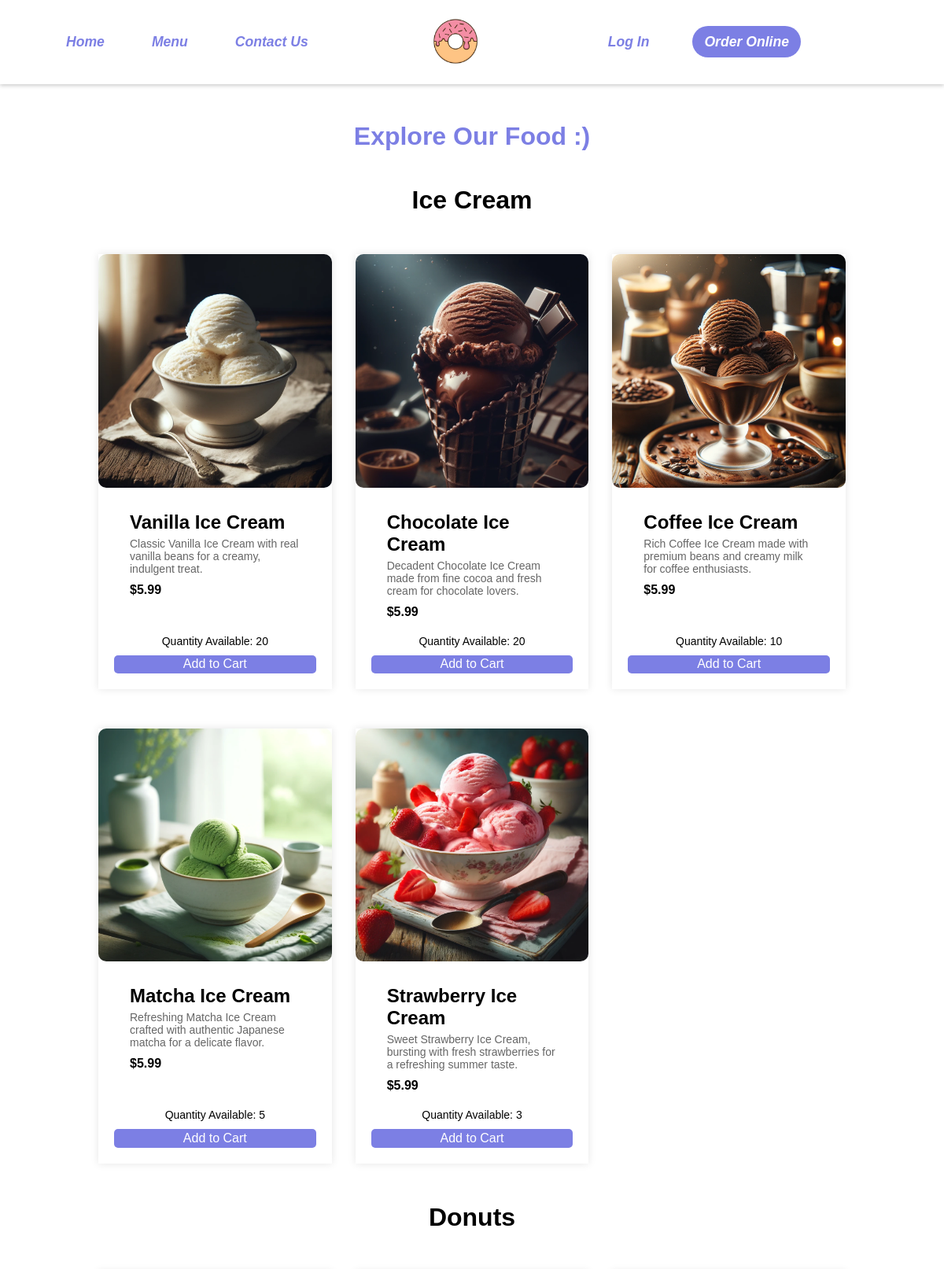
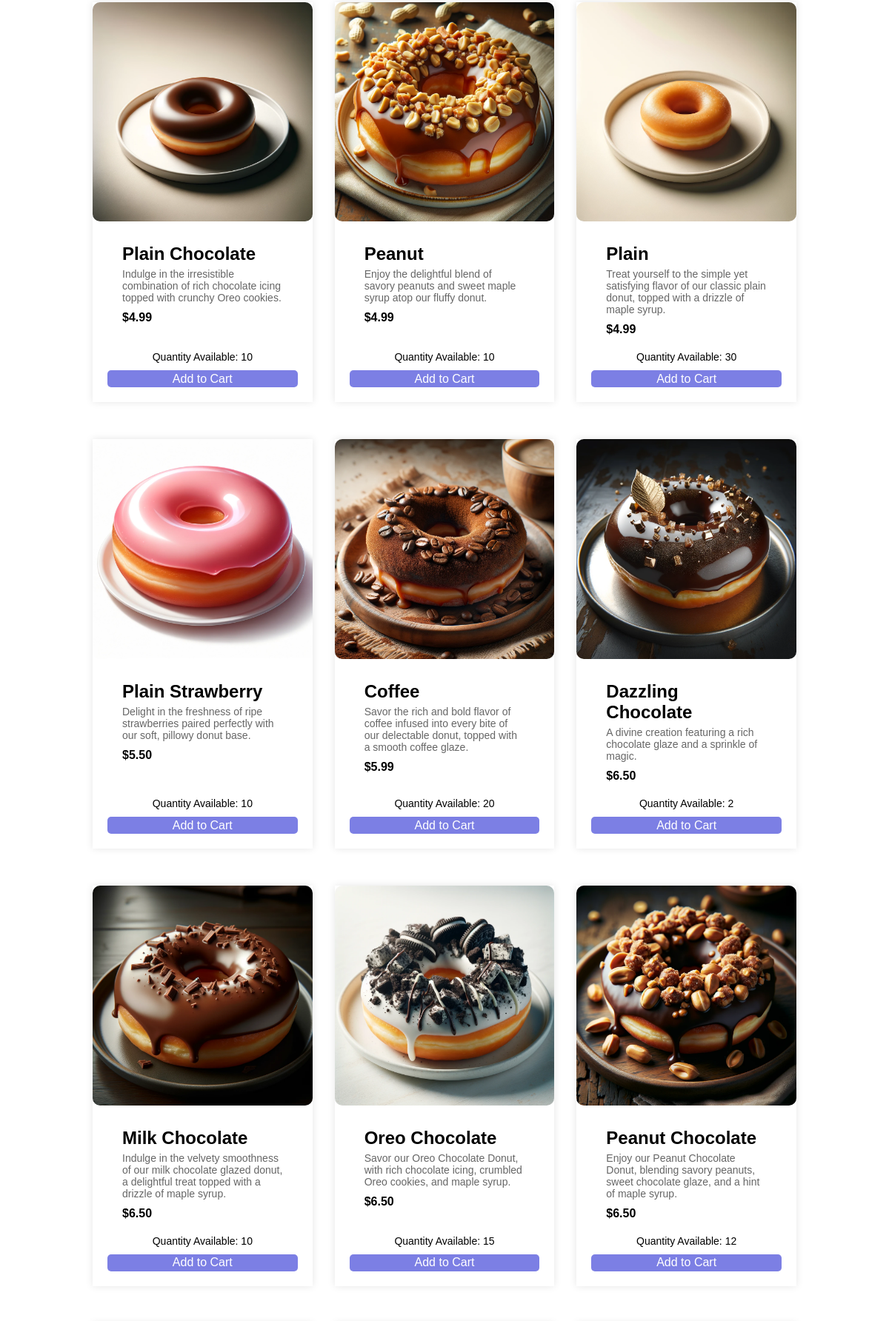
/COMP1044_SRC/COMP1044_SRC/menu.php (upper part), run on the app's committed database (2 pictures, top to bottom).
### tables this page shows
CREATE TABLE IF NOT EXISTS MenuItems (
    MenuItemID INT AUTO_INCREMENT PRIMARY KEY,
    CategoryID INT,
    Name VARCHAR(255) NOT NULL,
    Description TEXT,
    Image VARCHAR(255),
    Price DECIMAL(6,2) NOT NULL,
    Quantity INT NOT NULL,  
    FOREIGN KEY (CategoryID) REFERENCES Categories(CategoryID)
);

### COMP1044_SRC/COMP1044_SRC/menu.php (the view, shortened to what this page needs)
<?php
include ("connection.php");
$categoriesQuery = "SELECT * FROM Categories";
$categoriesResult = mysqli_query($con, $categoriesQuery);
$categories = mysqli_fetch_all($categoriesResult, MYSQLI_ASSOC);
$menuItemsByCategory = [];
foreach ($categories as $category) {
    $itemsQuery = "SELECT * FROM MenuItems WHERE CategoryID = " . $category['CategoryID'];
    $itemsResult = mysqli_query($con, $itemsQuery);
    $menuItems = mysqli_fetch_all($itemsResult, MYSQLI_ASSOC);
    $menuItemsByCategory[$category['Name']] = $menuItems;
}
?>
<!DOCTYPE html>
<html lang="en">
<head>
    <link rel="stylesheet" href="css/style.css">
    <link rel="stylesheet" href="https://cdnjs.cloudflare.com/ajax/libs/font-awesome/4.7.0/css/font-awesome.min.css">
</head>
<body>
    <section class="navbar">
        <div class="main-list">
            <ul class="list">
                <li><a href="index.php">Home</a></li>
                <li class="dropdown">
                        <a href="javascript:void(0)" class="dropbtn">Menu</a>
                    </li>
                <li><a href="contact.php">Contact Us</a></li>
            </ul>
        </div>
        <div class="logo">
            <a href="index.php" title="Logo">
                <img src="images/logo.png" alt="Restaurant Logo" class="img-responsive">
            </a>
        </div>
        <div class="user-list">
            <ul class="list">
                <?php if (isset($_SESSION['user_id'])): ?>
                    <li><a href="logout.php">Log Out</a></li>
                    <li class="dropdown">
                    <a href="javascript:void(0)" class="dropbtn"><i class="fa fa-user-secret"></i></a>
                        <div class="dropdown-content">
                            <a href="editprofile.php">Edit Profile</a>
                            <a href="orderHistory.php">Order History</a>
                        </div>
                    </li>
                <?php else: ?>
                    <li><a href="login.php">Log In</a></li>
                <?php endif; ?>
                    <li><a href="#" class="order-online">Order Online</a></li>
            </ul>
        </div>
    </section>
    <section class="categories">
        <h2 class="explore">Explore Our Food :)</h2>
        <div class="container3">
            <?php foreach ($menuItemsByCategory as $categoryName => $items): ?>
                <h3 class="category-title"><?php echo $categoryName; ?></h3>
                <?php foreach ($items as $item): ?>
                    <div class="box-3">
                        <img src="<?php echo $item['Image']; ?>" alt="<?php echo $item['Name']; ?>"
                            class="img-responsive img-curve">
                        <div class="menu-info">
                            <h3 class="menu-name"><?php echo $item['Name']; ?></h3>
                            <p class="menu-description"><?php echo $item['Description']; ?></p>
                            <p class="menu-price">$<?php echo $item['Price']; ?></p>
                            <?php if ($item['Quantity'] > 0): ?>
                                <p class="menu-quantity">Quantity Available: <?php echo $item['Quantity']; ?></p>
                                <button onclick="addToCart(<?php echo $item['MenuItemID']; ?>)" class="btn btn-primary">Add to Cart</button>
                            <?php else: ?>
                                <p class="menu-quantity">Not Available</p>
                            <?php endif; ?>
                        </div>
                    </div>
                <?php endforeach; ?>
            <?php endforeach; ?>
        </div>
    </section>
</body>
</html>

### COMP1044_SRC/COMP1044_SRC/css/style.css (style rules this page uses)
* { margin: 0 0; padding: 0 0; font-family: Arial, Helvetica, sans-serif; }
.img-responsive { width: 100%; }
.img-curve { border-radius: 15px; }
a { color: #7c7fe4; text-decoration: none; }
.btn { padding: 1%; border: none; font-size: 1rem; border-radius: 5px; }
.btn-primary { background-color: #7c7fe4; color: white; cursor: pointer; }
h2 { color: #2f3542; font-size: 2rem; margin-bottom: 2%; }
h3 { font-size: 1.5rem; }
body { padding-top: 105px; }
.navbar { position: fixed; top: 0; left: 0; width: 100%; z-index: 1000; background-color: #FFF; padding: 20px 0; display: flex; justify-content: space-around; align-items: center; box-shadow: 0 2px 5px rgba(0,0,0,0.2); flex-wrap: wrap; }
.logo img { width: 100px; }
.list { list-style: none; display: flex; }
.list li { padding: 20px 20px; }
.list li a { color: #7c7fe4; font-weight: bold; font-style: italic; font-size: 1.1em; padding: 10px 10px; border-radius: 20px; transition: background-color 0.3s, color 0.3s; }
.user-list .list { padding: 0; }
.user-list .list li a { padding: 10px 15px; margin-left: 0px; border-radius: 20px; font-family: 'Pacifico' sans-serif; transition: background-color 0.3s, color 0.3s; }
.user-list .list li .order-online { background-color: #7c7fe4; color: white; transition: background-color 0.3s, color 0.3s; }
.dropdown { position: relative; display: inline-block; }
.img-responsive.img-curve { width: 100%; display: block; border-radius: 10px; }
.container3 { max-width: 1000px; margin: auto; padding: 20px; }
.explore { text-align: center; font-size: 2rem; font-weight: bold; color: #7c7fe4; padding: 50px 0 0px 0; }
.categories .container3 { display: flex; flex-wrap: wrap; justify-content: space-around; gap: 30px; max-width: 950px; margin: auto; justify-content: flex-start; }
.category-title { width: 100%; text-align: center; margin-bottom: 20px; font-size: 2em; font-weight: bold; }
.box-3 { width: calc(33.333% - 20px); margin-bottom: 20px; box-shadow: 0 0 10px rgba(0,0,0,0.1); overflow: hidden; transition: transform 0.3s ease; display: flex; flex-direction: column; justify-content: flex-start; }
.box-3 img { max-width: 100%; display: block; height: auto; }
.menu-info { padding: 20px; display: flex; flex-direction: column; height: 100%; justify-content: space-between; }
.menu-name, .menu-description, .menu-price, .menu-quantity { padding: 0 20px; }
.menu-name { margin-top: 10px; font-weight: bold; color: black; }
.menu-description { color: #666; font-size: 14px; margin-top: 5px; }
.menu-price { font-weight: bold; margin: 10px 0 20px; }
.menu-quantity { display: flex; flex-direction: column; align-items: center; margin-top: auto; padding: 0 20px; color: #000; font-size: 14px; margin-bottom: 10px; }

### data on the page
menuitems: Image (picture), Name "Vanilla Ice Cream", Description "Classic Vanilla Ice Cream with real vanilla beans for a creamy, indulgent treat.", Price "5.99", Quantity "20"
menuitems: Image (picture), Name "Chocolate Ice Cream", Description "Decadent Chocolate Ice Cream made from fine cocoa and fresh cream for chocolate lovers.", Price "5.99", Quantity "20"
menuitems: Image (picture), Name "Coffee Ice Cream", Description "Rich Coffee Ice Cream made with premium beans and creamy milk for coffee enthusiasts.", Price "5.99", Quantity "10"
menuitems: Image (picture), Name "Matcha Ice Cream", Description "Refreshing Matcha Ice Cream crafted with authentic Japanese matcha for a delicate flavor.", Price "5.99", Quantity "5"
menuitems: Image (picture), Name "Strawberry Ice Cream", Description "Sweet Strawberry Ice Cream, bursting with fresh strawberries for a refreshing summer taste.", Price "5.99", Quantity "3"
menuitems: Image (picture), Name "Plain Chocolate", Description "Indulge in the irresistible combination of rich chocolate icing topped with crunchy Oreo cookies.", Price "4.99", Quantity "10"
menuitems: Image (picture), Name "Peanut", Description "Enjoy the delightful blend of savory peanuts and sweet maple syrup atop our fluffy donut.", Price "4.99", Quantity "10"
menuitems: Image (picture), Name "Plain", Description "Treat yourself to the simple yet satisfying flavor of our classic plain donut, topped with a drizzle of maple syrup.", Price "4.99", Quantity "30"
menuitems: Image (picture), Name "Plain Strawberry", Description "Delight in the freshness of ripe strawberries paired perfectly with our soft, pillowy donut base.", Price "5.50", Quantity "10"
menuitems: Image (picture), Name "Coffee", Description "Savor the rich and bold flavor of coffee infused into every bite of our delectable donut, topped with a smooth coffee glaze.", Price "5.99", Quantity "20"
menuitems: Image (picture), Name "Dazzling Chocolate", Description "A divine creation featuring a rich chocolate glaze and a sprinkle of magic.", Price "6.50", Quantity "2"
menuitems: Image (picture), Name "Milk Chocolate", Description "Indulge in the velvety smoothness of our milk chocolate glazed donut, a delightful treat topped with a drizzle of maple syrup.", Price "6.50", Quantity "10"
menuitems: Image (picture), Name "Oreo Chocolate", Description "Savor our Oreo Chocolate Donut, with rich chocolate icing, crumbled Oreo cookies, and maple syrup.", Price "6.50", Quantity "15"
menuitems: Image (picture), Name "Peanut Chocolate", Description "Enjoy our Peanut Chocolate Donut, blending savory peanuts, sweet chocolate glaze, and a hint of maple syrup.", Price "6.50", Quantity "12"

### other printed values
$categoryName "Ice Cream"
$categoryName "Donuts"
